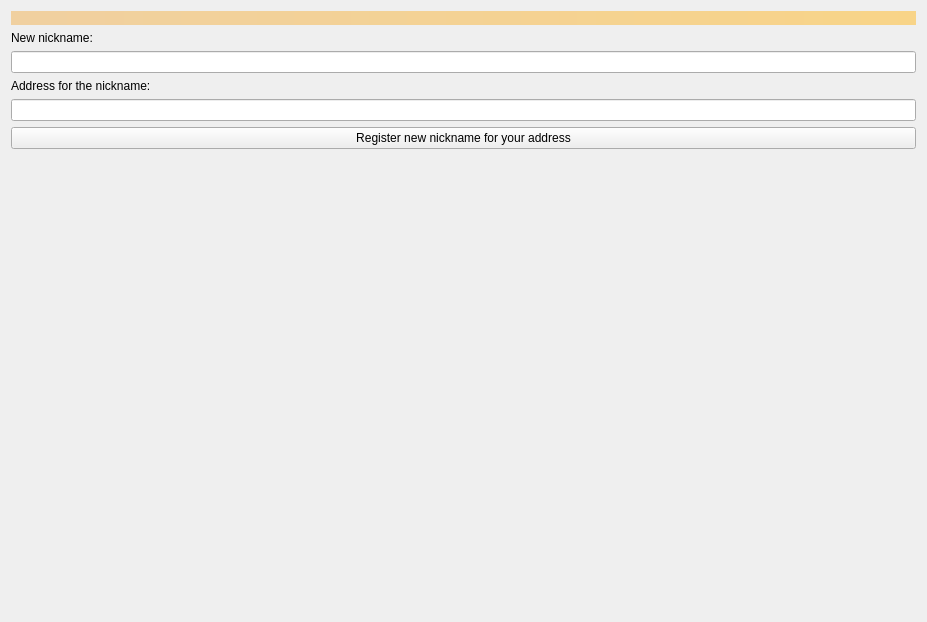
<?xml version="1.0" encoding="UTF-8"?>
<ui version="4.0">
 <class>NicknamePage</class>
 <widget class="QWidget" name="NicknamePage">
  <property name="geometry">
   <rect>
    <x>0</x>
    <y>0</y>
    <width>927</width>
    <height>622</height>
   </rect>
  </property>
  <property name="windowTitle">
   <string>Form</string>
  </property>
  <layout class="QVBoxLayout" name="topLayout">
   <item>
    <widget class="QLabel" name="labelAlerts">
     <property name="visible">
      <bool>false</bool>
     </property>
     <property name="styleSheet">
      <string notr="true">QLabel { background-color: qlineargradient(x1: 0, y1: 0, x2: 1, y2: 0, stop:0 #F0D0A0, stop:1 #F8D488); color:#000000; }</string>
     </property>
     <property name="wordWrap">
      <bool>true</bool>
     </property>
     <property name="margin">
      <number>3</number>
     </property>
     <property name="textInteractionFlags">
      <set>Qt::TextSelectableByMouse</set>
     </property>
    </widget>
   </item>
   <item>
    <layout class="QHBoxLayout" name="horizontalLayout" stretch="1">
     <item>
      <layout class="QVBoxLayout" name="verticalLayout_2">
       <item>
        <layout class="QHBoxLayout" name="horizontalLayout_3"/>
       </item>
       <item>
        <widget class="QLabel" name="label">
         <property name="text">
          <string>New nickname:</string>
         </property>
        </widget>
       </item>
       <item>
        <widget class="QValidatedLineEdit" name="NewNicknameEdit"/>
       </item>
       <item>
        <widget class="QLabel" name="label_2">
         <property name="text">
          <string>Address for the nickname:</string>
         </property>
        </widget>
       </item>
       <item>
        <widget class="QValidatedLineEdit" name="NickAddressEdit"/>
       </item>
       <item>
        <widget class="QPushButton" name="RegisterNicknameBtn">
         <property name="text">
          <string>Register new nickname for your address</string>
         </property>
        </widget>
       </item>
       <item>
        <spacer name="verticalSpacer">
         <property name="orientation">
          <enum>Qt::Vertical</enum>
         </property>
         <property name="sizeType">
          <enum>QSizePolicy::Expanding</enum>
         </property>
         <property name="sizeHint" stdset="0">
          <size>
           <width>20</width>
           <height>40</height>
          </size>
         </property>
        </spacer>
       </item>
      </layout>
     </item>
    </layout>
   </item>
  </layout>
 </widget>
 <customwidgets>
  <customwidget>
   <class>QValidatedLineEdit</class>
   <extends>QLineEdit</extends>
   <header>qt/qvalidatedlineedit.h</header>
  </customwidget>
 </customwidgets>
 <resources/>
 <connections/>
</ui>
